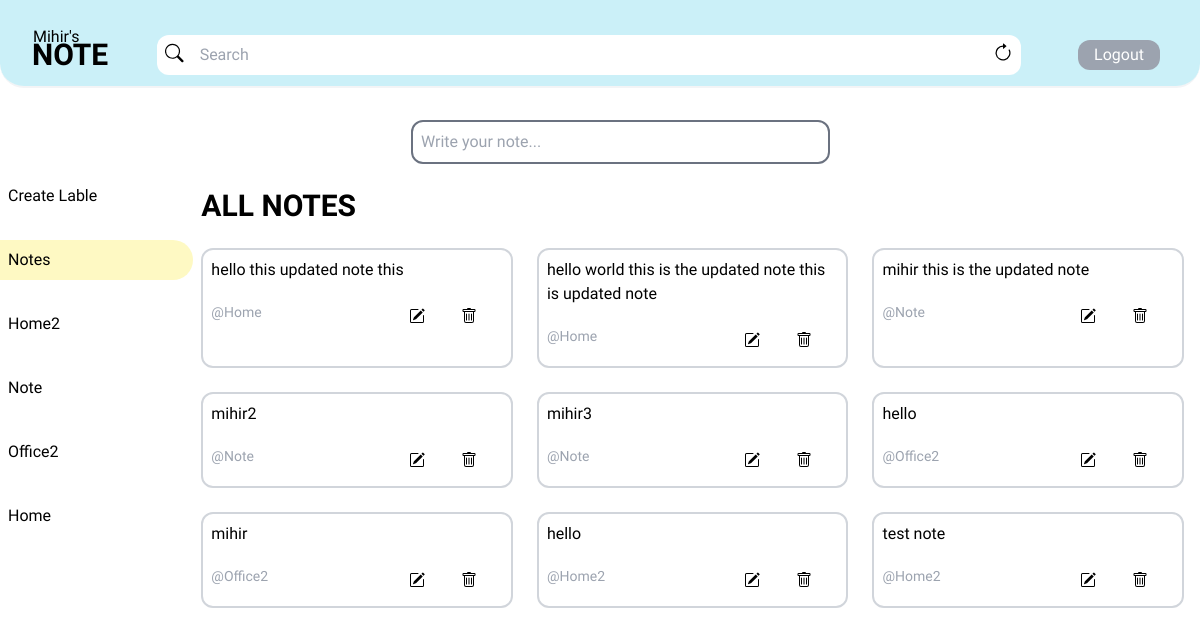
The app's page /home/ (signed in) with its own data.
### base/models.py (models this page shows)
class Lable(models.Model):
    host = models.ForeignKey(User, on_delete=models.SET_NULL, null =True )
    lable = models.CharField( max_length=200)
    update = models.DateField( auto_now=True)
    create =models.DateField(auto_now_add=True)
    class Meta:
        ordering=['-update','-create']
    def __str__(self):
        return self.lable

class Note(models.Model):
    user = models.ForeignKey(User, on_delete=models.CASCADE,null=True)
    lable = models.ForeignKey(Lable, on_delete=models.CASCADE)
    note = models.TextField()
    updated = models.DateTimeField(auto_now=True)
    created = models.DateTimeField(auto_now_add=True)
    def __str__(self):
        return self.note

### base/views.py (the view, shortened to what this page needs)
# urls.py: path('home/', views.home, name='home'),
@login_required(login_url='login')
@csrf_exempt
def home(request):
    lables = Lable.objects.all()
    note = Note.objects.all().order_by('-updated')
    q = request.GET.get('q') if request.GET.get('q') != None else ''
    note = Note.objects.filter(
        Q(lable__lable__icontains=q) |
        Q(note__icontains=q)
    )
    context = {'lables': lables, 'notes': note}
    return render(request, 'base/home.html', context)

### base/templates/base/home.html (shortened to what this page needs)
{% extends 'main.html' %} {% block content %}
<div class="grid grid-cols-6 gap-2">
  <div class="mt-10 ">
    <a href="{% url 'create-lable' %}"><h1 class=" my-6 p-2 hover:bg-yellow-100 hover:rounded-r-3xl">Create Lable</h1></a>
    <a class=" block  my-6 p-2 rounded-r-3xl bg-yellow-100" href="{% url 'home' %}">Notes</a>
    {% for lable in lables %}
    {% if request.user == lable.host  %}
    <a class=" block my-6 p-2 hover:bg-yellow-100 hover:rounded-r-3xl" href="{% url 'note' lable.id %}"
    >{{lable}}
  </a>
  {% endif %}
    {% endfor %}
  </div>
  <div class="col-span-5 ">
    <div class="" >
      <form class="flex justify-center mr-40" method="POST" action="">
        <input class=" border-2 p-2 mt-2 rounded-xl w-[50%] border-gray-500" type="text" name="note" placeholder="Write your note..." />
      </form>
    </div>
  <h1 class="my-6 text-3xl font-bold"> ALL NOTES</h1>
  <div class="grid grid-cols-3 gap-6 mr-4 ">
    {% for note in notes%}
    {% if request.user == note.user %}
    <div class="border-2 border-gray-300 rounded-xl p-2  ">
      <a class="" href="{% url 'update-note' note.id %}">
        <div class="max-h-[25vh] overflow-y-scroll overflow-x-hidden ">{{note}} </div>
      </a>
      <div class="flex items-center justify-between pt-2 ">
<p class=" py-2 text-sm text-gray-400 inline-block align-bottom"> @{{note.lable.lable}}</p>
<div class="flex justify-end pt-2 mx-4">
  <a class="mx-4 border-2 border-white rounded-3xl p-2 hover:border-2 hover:border-black" href="{% url 'update-note' note.id %}"></a>
  <a class="border-2 border-white rounded-3xl p-2 hover:border-2 hover:border-black" href={% url 'delete-note' note.id %}></a>
</div>
      </div>
      </div>
      {% endif %}
      {% endfor %}
  </div>
</div>
</div>
{% endblock %}

### templates/main.html (shortened to what this page needs)
<!DOCTYPE html>
<html lang="en">
  <head>
    <script src="https://cdn.tailwindcss.com"></script>
  </head>
  <body>
    {% include 'navbar.html' %} {% block content %} {% endblock content %}
  </body>
</html>

### templates/navbar.html (shortened to what this page needs)
    <div class=" flex  items-center justify-between p-8 pb-2 mb-6 border-b-2  border-gray-100 rounded-b-3xl bg-[#cbf0f8] ">
        <h1 class="leading-tight">
            <span class="absolute top-[1.7rem] pl-[1px]"> {{request.user|capfirst}}'s</span>
            <a class="text-3xl font-extrabold" href="/">NOTE </a>
        </h1>
        {% url 'home' as home_url %}
       {% if request.path ==  home_url   %}
        <div class="flex  ">
            <form class="flex bg-white px-2 w-[54rem]  rounded-xl" method="GET" action={% url 'home' %}>
                <input class="w-[54rem] p-2 outline outline-0" type="text" name="q" placeholder="Search"/>
                <a href="/">
                </a>
        </div>
        {% endif %}
            <div class="login-details">
            {% if request.user.is_authenticated %}
            <a class="m-2   rounded-xl px-4 py-[3px] bg-gray-400 text-white" href="{% url 'logout' %}">Logout </a>
            {% else %}
            <a class="m-2 border-2 rounded-xl px-4 py-[3px] bg-blue-600 text-white" href={% url 'login' %}>Login </a>
{% endif %}
</div>
</div>

### templates/main.html (style rules this page uses)
* { font-family: "Lexend", sans-serif; }
.login-details { display: flex; align-items: center; }

### records on screen
Lable: lable "Home2"
Lable: lable "Note"
Lable: lable "Office2"
Lable: lable "Home"
Note: note "hello this updated note this", lable.lable "Home"
Note: note "hello world this is the updated note this is updated note", lable.lable "Home"
Note: note "mihir this is the updated note", lable.lable "Note"
Note: note "mihir2", lable.lable "Note"
Note: note "mihir3", lable.lable "Note"
Note: note "hello", lable.lable "Office2"
Note: note "mihir", lable.lable "Office2"
Note: note "hello", lable.lable "Home2"
Note: note "test note", lable.lable "Home2"

### other values on screen
{{ request.user|capfirst }} "Mihir"
